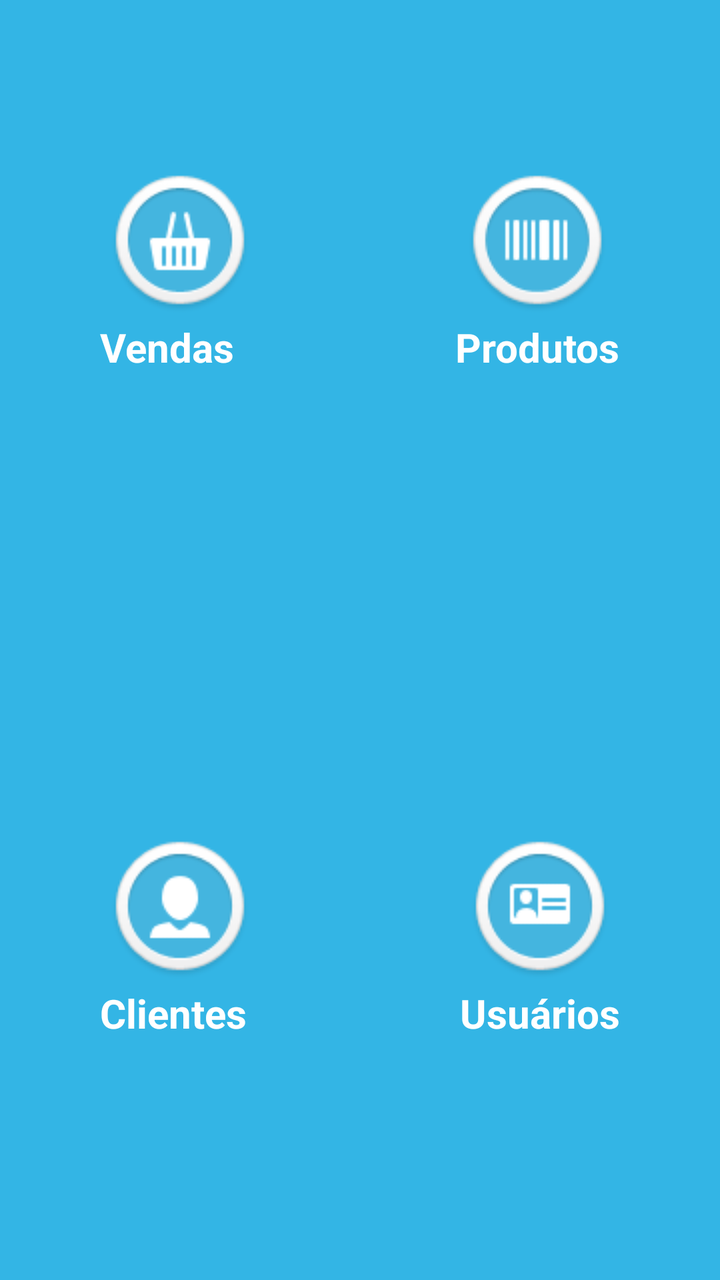
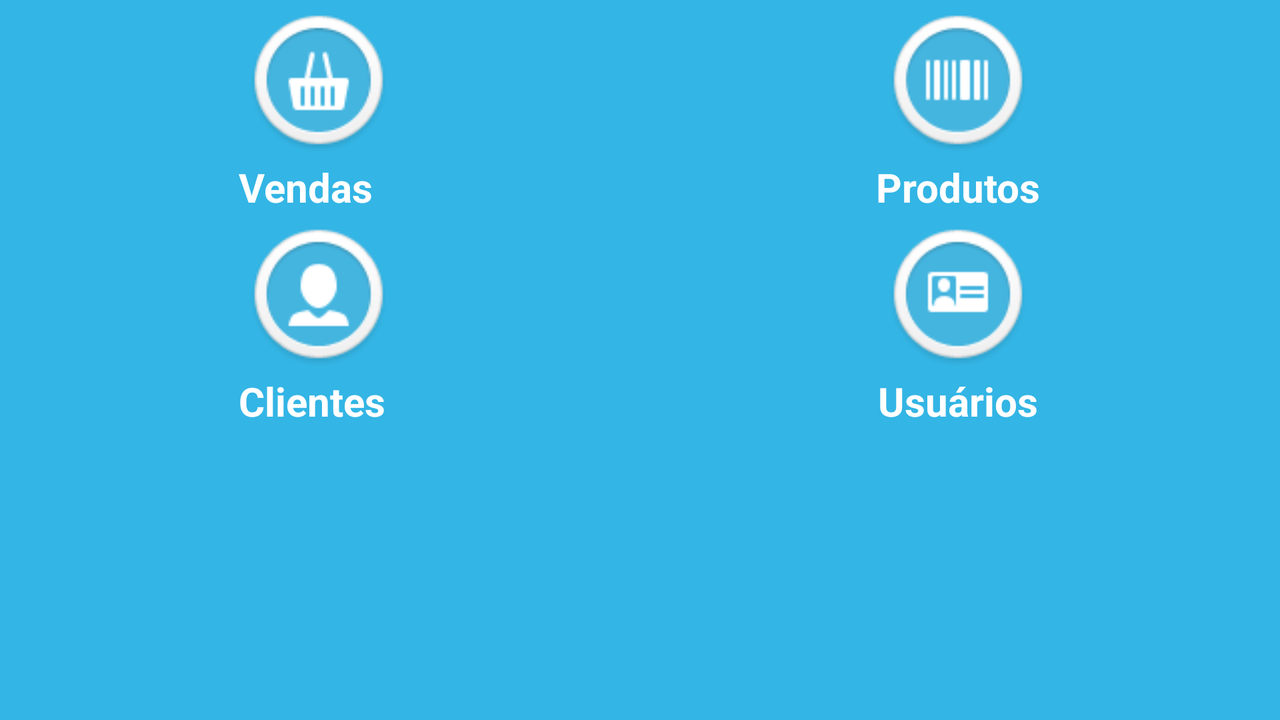

First picture: res/layout/ on a phone held upright. Second picture: the repository's own variant of that layout, on a device whose configuration matches the variant's folder. Source for both follows.
<!-- AndroidManifest.xml: application theme AppTheme -->
<!-- res/layout/loja_form.xml -->
<FrameLayout xmlns:android="http://schemas.android.com/apk/res/android"
    xmlns:tools="http://schemas.android.com/tools"
    android:layout_width="match_parent"
    android:layout_height="match_parent"
    android:background="@color/azul_claro"
    tools:context=".LojaForm" >

    <FrameLayout
        android:layout_width="match_parent"
        android:layout_height="match_parent"
        android:fitsSystemWindows="true"
        tools:ignore="UselessParent" >

        <RelativeLayout
            android:layout_width="match_parent"
            android:layout_height="match_parent" >

            <TextView
                android:id="@+id/txv_venda"
                android:layout_width="wrap_content"
                android:layout_height="wrap_content"
                android:layout_marginLeft="50dp"
                android:layout_marginTop="80dp"
                android:clickable="true"
                android:drawableTop="@drawable/img_venda"
                android:onClick="selecionaOpcao"
                android:text="@string/txt_vendas"
                android:textColor="@color/branco"
                android:textSize="20sp"
                android:textStyle="bold" />

            <TextView
                android:id="@+id/txv_produtos"
                android:layout_width="wrap_content"
                android:layout_height="wrap_content"
                android:layout_alignParentRight="true"
                android:layout_alignTop="@id/txv_venda"
                android:layout_marginRight="50dp"
                android:clickable="true"
                android:drawableTop="@drawable/img_produto"
                android:onClick="selecionaOpcao"
                android:text="@string/txt_produtos"
                android:textColor="@color/branco"
                android:textSize="20sp"
                android:textStyle="bold" />

            <TextView
                android:id="@+id/txv_clientes"
                android:layout_width="wrap_content"
                android:layout_height="wrap_content"
                android:layout_alignLeft="@id/txv_venda"
                android:layout_alignParentBottom="true"
                android:layout_marginBottom="120dp"
                android:clickable="true"
                android:drawableTop="@drawable/img_cliente"
                android:onClick="selecionaOpcao"
                android:text="@string/txt_clientes"
                android:textColor="@color/branco"
                android:textSize="20sp"
                android:textStyle="bold" />

            <TextView
                android:id="@+id/txv_usuarios"
                android:layout_width="wrap_content"
                android:layout_height="wrap_content"
                android:layout_alignBottom="@id/txv_clientes"
                android:layout_alignRight="@id/txv_produtos"
                android:clickable="true"
                android:drawableTop="@drawable/img_usuario"
                android:onClick="selecionaOpcao"
                android:text="@string/txt_usuarios"
                android:textColor="@color/branco"
                android:textSize="20sp"
                android:textStyle="bold" />
        </RelativeLayout>
    </FrameLayout>

</FrameLayout>
<!-- resources referenced by this layout -->
<resources>
  <color name="azul_claro">#33b5e5</color>
  <color name="branco">#ffffff</color>
  <!-- drawable img_cliente: png bitmap (drawable, 5229 bytes) -->
  <!-- drawable img_produto: png bitmap (drawable, 4803 bytes) -->
  <!-- drawable img_usuario: png bitmap (drawable, 4964 bytes) -->
  <!-- drawable img_venda: png bitmap (drawable, 5060 bytes) -->
  <string name="txt_clientes">Clientes</string>
  <string name="txt_produtos">Produtos</string>
  <string name="txt_usuarios">Usuários</string>
  <string name="txt_vendas"> Vendas</string>
  <style name="AppTheme" parent="AppBaseTheme">
          
      </style>
  <!-- from res/values-v11/ -->
  <style name="AppBaseTheme" parent="android:Theme.Holo.Light">
          
      </style>
</resources>
<!-- res/layout-normal-land/loja_form.xml (the repository's variant of the layout above) -->
<!-- drawn on the phone turned sideways -->
<FrameLayout xmlns:android="http://schemas.android.com/apk/res/android"
    xmlns:tools="http://schemas.android.com/tools"
    android:layout_width="match_parent"
    android:layout_height="match_parent"
    android:background="@color/azul_claro"
    tools:context=".LojaForm" >

    <TableLayout
        android:layout_width="match_parent"
        android:layout_height="match_parent"
        android:orientation="horizontal"
        android:stretchColumns="0,1"
        tools:ignore="UselessParent" >

        <TableRow>

            <TextView
                android:id="@+id/txv_venda"
                android:layout_width="wrap_content"
                android:layout_height="wrap_content"
                android:layout_gravity="center"
                android:clickable="true"
                android:drawableTop="@drawable/img_venda"
                android:onClick="selecionaOpcao"
                android:text="@string/txt_vendas"
                android:textColor="@color/branco"
                android:textSize="20sp"
                android:textStyle="bold" />

            <TextView
                android:id="@+id/txv_produtos"
                android:layout_width="wrap_content"
                android:layout_height="wrap_content"
                android:layout_gravity="center"
                android:clickable="true"
                android:drawableTop="@drawable/img_produto"
                android:onClick="selecionaOpcao"
                android:text="@string/txt_produtos"
                android:textColor="@color/branco"
                android:textSize="20sp"
                android:textStyle="bold" />
        </TableRow>

        <TableRow>

            <TextView
                android:id="@+id/txv_clientes"
                android:layout_width="wrap_content"
                android:layout_height="wrap_content"
                android:layout_gravity="center"
                android:clickable="true"
                android:drawableTop="@drawable/img_cliente"
                android:onClick="selecionaOpcao"
                android:text="@string/txt_clientes"
                android:textColor="@color/branco"
                android:textSize="20sp"
                android:textStyle="bold" />

            <TextView
                android:id="@+id/txv_usuarios"
                android:layout_width="wrap_content"
                android:layout_height="wrap_content"
                android:layout_gravity="center"
                android:clickable="true"
                android:drawableTop="@drawable/img_usuario"
                android:onClick="selecionaOpcao"
                android:text="@string/txt_usuarios"
                android:textColor="@color/branco"
                android:textSize="20sp"
                android:textStyle="bold" />
        </TableRow>
    </TableLayout>

</FrameLayout>
